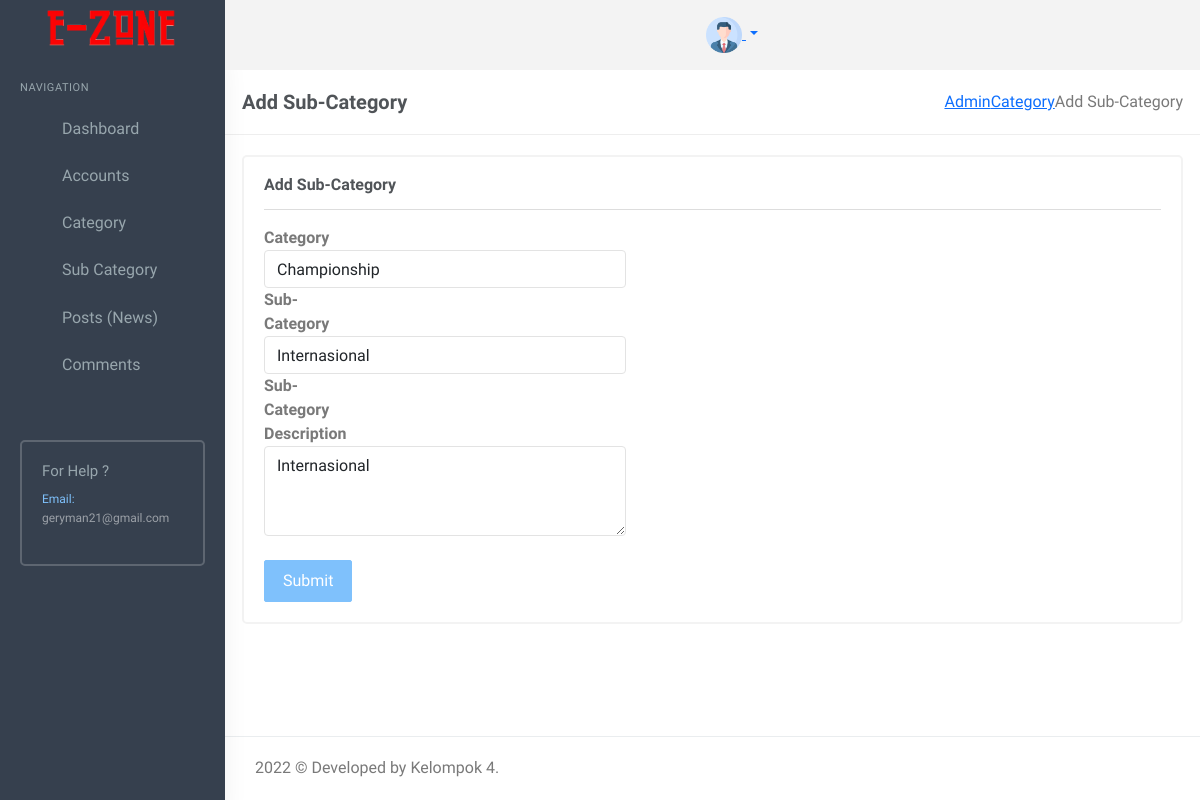
/newsportal/admin/edit-subcategory.php?scid=13 (signed in), run on the app's committed database.
### tables this page shows
CREATE TABLE `tblsubcategory` (
  `SubCategoryId` int(11) NOT NULL,
  `CategoryId` int(11) DEFAULT NULL,
  `Subcategory` varchar(255) DEFAULT NULL,
  `SubCatDescription` mediumtext DEFAULT NULL,
  `PostingDate` timestamp NOT NULL DEFAULT current_timestamp(),
  `UpdationDate` timestamp NULL DEFAULT NULL ON UPDATE current_timestamp(),
  `Is_Active` int(1) DEFAULT NULL
);

CREATE TABLE `tblcategory` (
  `id` int(11) NOT NULL,
  `CategoryName` varchar(200) DEFAULT NULL,
  `Description` mediumtext DEFAULT NULL,
  `PostingDate` timestamp NULL DEFAULT current_timestamp(),
  `UpdationDate` timestamp NULL DEFAULT NULL ON UPDATE current_timestamp(),
  `Is_Active` int(1) DEFAULT NULL
);

### newsportal/admin/edit-subcategory.php (the view, shortened to what this page needs)
<?php
include('includes/config.php');
if (strlen($_SESSION['login']) == 0) {
    header('location:index.php');
} elseif ($_SESSION['utype'] == 2) {
    header('location:index.php');
} else {
?>
    <!DOCTYPE html>
    <html lang="en">
    <head>
        <link href="assets/css/bootstrap.min.css" rel="stylesheet" type="text/css" />
        <link href="assets/css/core.css" rel="stylesheet" type="text/css" />
        <link href="assets/css/components.css" rel="stylesheet" type="text/css" />
        <link href="assets/css/icons.css" rel="stylesheet" type="text/css" />
        <link href="assets/css/pages.css" rel="stylesheet" type="text/css" />
        <link href="assets/css/menu.css" rel="stylesheet" type="text/css" />
        <link href="assets/css/responsive.css" rel="stylesheet" type="text/css" />
        <link rel="stylesheet" href="../plugins/switchery/switchery.min.css">
    </head>
    <body class="fixed-left">
        <div id="wrapper">
            <?php include('includes/topheader.php'); ?>
            <?php include('includes/leftsidebar.php'); ?>
            <div class="content-page">
                <div class="content">
                    <div class="container">
                        <div class="row">
                            <div class="col-xs-12">
                                <div class="page-title-box">
                                    <h4 class="page-title">Add Sub-Category</h4>
                                    <ol class="breadcrumb p-0 m-0">
                                        <li>
                                            <a href="#">Admin</a>
                                        </li>
                                        <li>
                                            <a href="#">Category </a>
                                        </li>
                                        <li class="active">
                                            Add Sub-Category
                                        </li>
                                    </ol>
                                    <div class="clearfix"></div>
                                </div>
                            </div>
                        </div>
                        <div class="row">
                            <div class="col-sm-12">
                                <div class="card-box">
                                    <h4 class="m-t-0 header-title"><b>Add Sub-Category </b></h4>
                                    <hr />
                                    <?php
                                    $subcatid = intval($_GET['scid']);
                                    $query = mysqli_query($con, "Select tblcategory.CategoryName as catname,tblcategory.id as catid,tblsubcategory.Subcategory as subcatname,tblsubcategory.SubCatDescription as SubCatDescription,tblsubcategory.PostingDate as subcatpostingdate,tblsubcategory.UpdationDate as subcatupdationdate,tblsubcategory.SubCategoryId as subcatid from tblsubcategory join tblcategory on tblsubcategory.CategoryId=tblcategory.id where tblsubcategory.Is_Active=1 and  SubCategoryId='$subcatid'");
                                    while ($row = mysqli_fetch_array($query)) {
                                    ?>
                                        <div class="row">
                                            <div class="col-md-6">
                                                <form class="form-horizontal" name="category" method="post">
                                                    <div class="form-group">
                                                        <label class="col-md-2 control-label">Category</label>
                                                        <div class="col-md-10">
                                                            <select class="form-control" name="category" required>
                                                                <option value="<?php echo htmlentities($row['catid']); ?>"><?php echo htmlentities($row['catname']); ?></option>
                                                            </select>
                                                        </div>
                                                    </div>
                                                    <div class="form-group">
                                                        <label class="col-md-2 control-label">Sub-Category</label>
                                                        <div class="col-md-10">
                                                            <input type="text" class="form-control" value="<?php echo htmlentities($row['subcatname']); ?>" name="subcategory" required>
                                                        </div>
                                                    </div>
                                                    <div class="form-group">
                                                        <label class="col-md-2 control-label">Sub-Category Description</label>
                                                        <div class="col-md-10">
                                                            <textarea class="form-control" rows="5" name="sucatdescription" required><?php echo htmlentities($row['SubCatDescription']); ?></textarea>
                                                        </div>
                                                    </div>
                                                <?php } ?>
                                                <div class="form-group">
                                                    <label class="col-md-2 control-label">&nbsp;</label>
                                                    <div class="col-md-10">
                                                        <button type="submit" class="btn btn-custom waves-effect waves-light btn-md" name="submitsubcat">
                                                            Submit
                                                        </button>
                                                    </div>
                                                </div>
                                                </form>
                                            </div>
                                        </div>
                                </div>
                            </div>
                        </div>
                    </div>
                </div>
                <?php include('includes/footer.php'); ?>
            </div>
        </div>
    </body>
    </html>
<?php } ?>

### newsportal/admin/assets/css/core.css (style rules this page uses)
body { font-family: 'Varela Round', sans-serif; margin: 0; padding-bottom: 60px; overflow-x: hidden; color: #797979; }
html { position: relative; min-height: 100%; }
.h1, .h2, .h3, .h4, .h5, .h6, h1, h2, h3, h4, h5, h6 { color: #505458; font-family: 'Hind Madurai', sans-serif; margin: 10px 0; }
* { outline: none !important; }
b, strong { font-weight: 600; font-family: 'Hind Madurai', sans-serif; }
.container { width: auto; }
#wrapper { height: 100%; overflow: hidden; width: 100%; }
.p-0 { padding: 0 !important; }
.m-0 { margin: 0 !important; }
.m-t-0 { margin-top: 0 !important; }
.card-box { padding: 20px; border: 2px solid #f3f3f3; -webkit-border-radius: 5px; border-radius: 5px; -moz-border-radius: 5px; background-clip: padding-box; margin-bottom: 20px; background-color: #ffffff; }
.row { margin-right: -10px; margin-left: -10px; }
.col-lg-1, .col-lg-10, .col-lg-11, .col-lg-12, .col-lg-2, .col-lg-3, .col-lg-4, .col-lg-5, .col-lg-6, .col-lg-7, .col-lg-8, .col-lg-9, .col-md-1, .col-md-10, .col-md-11, .col-md-12, .col-md-2, .col-md-3, .col-md-4, .col-md-5, .col-md-6, .col-md-7, .col-md-8, .col-md-9, .col-sm-1, .col-sm-10, .col-sm-11, .col-sm-12, .col-sm-2, .col-sm-3, .col-sm-4, .col-sm-5, .col-sm-6, .col-sm-7, .col-sm-8, .col-sm-9, .col-xs-1, .col-xs-10, .col-xs-11, .col-xs-12, .col-xs-2, .col-xs-3, .col-xs-4, .col-xs-5, .col-xs-6, .col-xs-7, .col-xs-8, .col-xs-9 { padding-left: 10px; padding-right: 10px; }
.breadcrumb { background-color: transparent; margin-bottom: 15px; padding-top: 10px; padding-left: 0; }
.waves-effect { position: relative; cursor: pointer; display: inline-block; overflow: hidden; -webkit-user-select: none; -moz-user-select: none; -ms-user-select: none; user-select: none; -webkit-tap-highlight-color: transparent; vertical-align: middle; z-index: 1; will-change: opacity, transform; -webkit-transition: all 0.3s ease-out; -moz-transition: all 0.3s ease-out; -o-transition: all 0.3s ease-out; -ms-transition: all 0.3s ease-out; transition: all 0.3s ease-out; }

### newsportal/admin/assets/css/menu.css (style rules this page uses)
.content-page { margin-left: 225px; overflow: hidden; }
.content-page .content { padding: 0 5px 10px 5px; margin-top: 70px; }
.page-title { font-size: 20px; margin-bottom: 0; margin-top: 0; font-weight: 600; }
.header-title { font-size: 16px; line-height: 16px; margin-bottom: 8px; font-weight: 600; }
.page-title-box { padding: 20px; border-bottom: 1px solid #eee; margin: 0 -20px 20px -20px; }
.page-title-box .page-title { margin-bottom: 0; float: left; }
.page-title-box .breadcrumb { float: right; background-color: transparent !important; }

### data on the page
tblsubcategory: category "Championship", subcategory "Internasional", sucatdescription "Internasional"
